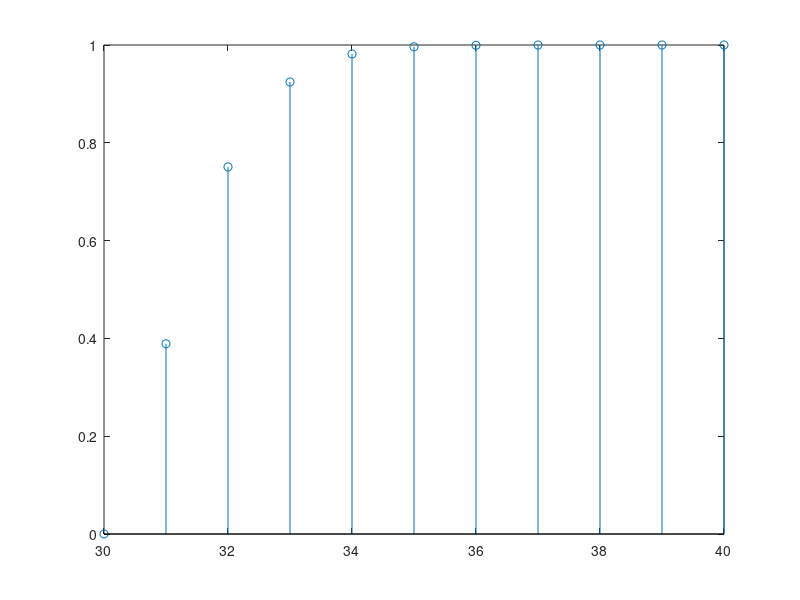

MATLAB code to generate this figure:
% Variablendefinition
p = 0.97;
N = 30:40;

% Berechnung der Versorgungssicherheit
S = 1 - binocdf(30,N,p);

% Grafische Darstellung
stem(N,S);
